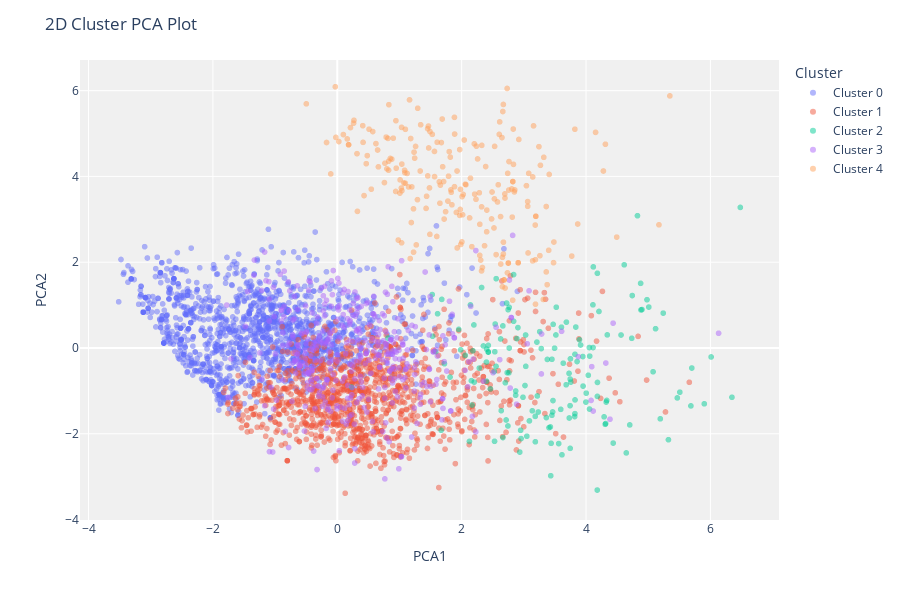

Notebook code for this chart:
### Code cell
plot_model(kmeans)

### Figure 1 — Plotly figure (JSON) as saved in the notebook; plotly's stock layout.template omitted (floating-point values rounded to 4 significant figures; data arrays with more than 128 entries replaced by an {"elided": "..."} marker saying what was removed)
{"data": [{"customdata": {"elided": "1472x1 int values"}, "hovertemplate": "Cluster=Cluster 0<br>PCA1=%{x}<br>PCA2=%{y}<br>Feature=%{customdata[0]}<extra></extra>", "legendgroup": "Cluster 0", "marker": {"color": "#636efa", "opacity": 0.5, "symbol": "circle"}, "mode": "markers", "name": "Cluster 0", "showlegend": true, "textposition": "top center", "type": "scattergl", "x": {"elided": "1472 float values"}, "xaxis": "x", "y": {"elided": "1472 float values"}, "yaxis": "y"}, {"customdata": {"elided": "1140x1 int values"}, "hovertemplate": "Cluster=Cluster 1<br>PCA1=%{x}<br>PCA2=%{y}<br>Feature=%{customdata[0]}<extra></extra>", "legendgroup": "Cluster 1", "marker": {"color": "#EF553B", "opacity": 0.5, "symbol": "circle"}, "mode": "markers", "name": "Cluster 1", "showlegend": true, "textposition": "top center", "type": "scattergl", "x": {"elided": "1140 float values"}, "xaxis": "x", "y": {"elided": "1140 float values"}, "yaxis": "y"}, {"customdata": {"elided": "156x1 int values"}, "hovertemplate": "Cluster=Cluster 2<br>PCA1=%{x}<br>PCA2=%{y}<br>Feature=%{customdata[0]}<extra></extra>", "legendgroup": "Cluster 2", "marker": {"color": "#00cc96", "opacity": 0.5, "symbol": "circle"}, "mode": "markers", "name": "Cluster 2", "showlegend": true, "textposition": "top center", "type": "scattergl", "x": {"elided": "156 float values"}, "xaxis": "x", "y": {"elided": "156 float values"}, "yaxis": "y"}, {"customdata": {"elided": "427x1 int values"}, "hovertemplate": "Cluster=Cluster 3<br>PCA1=%{x}<br>PCA2=%{y}<br>Feature=%{customdata[0]}<extra></extra>", "legendgroup": "Cluster 3", "marker": {"color": "#ab63fa", "opacity": 0.5, "symbol": "circle"}, "mode": "markers", "name": "Cluster 3", "showlegend": true, "textposition": "top center", "type": "scattergl", "x": {"elided": "427 float values"}, "xaxis": "x", "y": {"elided": "427 float values"}, "yaxis": "y"}, {"customdata": {"elided": "215x1 int values"}, "hovertemplate": "Cluster=Cluster 4<br>PCA1=%{x}<br>PCA2=%{y}<br>Feature=%{customdata[0]}<extra></extra>", "legendgroup": "Cluster 4", "marker": {"color": "#FFA15A", "opacity": 0.5, "symbol": "circle"}, "mode": "markers", "name": "Cluster 4", "showlegend": true, "textposition": "top center", "type": "scattergl", "x": {"elided": "215 float values"}, "xaxis": "x", "y": {"elided": "215 float values"}, "yaxis": "y"}], "layout": {"height": 600, "legend": {"title": {"text": "Cluster"}, "tracegroupgap": 0}, "margin": {"t": 60}, "plot_bgcolor": "rgb(240,240,240)", "title": {"text": "2D Cluster PCA Plot"}, "xaxis": {"anchor": "y", "domain": [0, 1], "title": {"text": "PCA1"}}, "yaxis": {"anchor": "x", "domain": [0, 1], "title": {"text": "PCA2"}}}}
